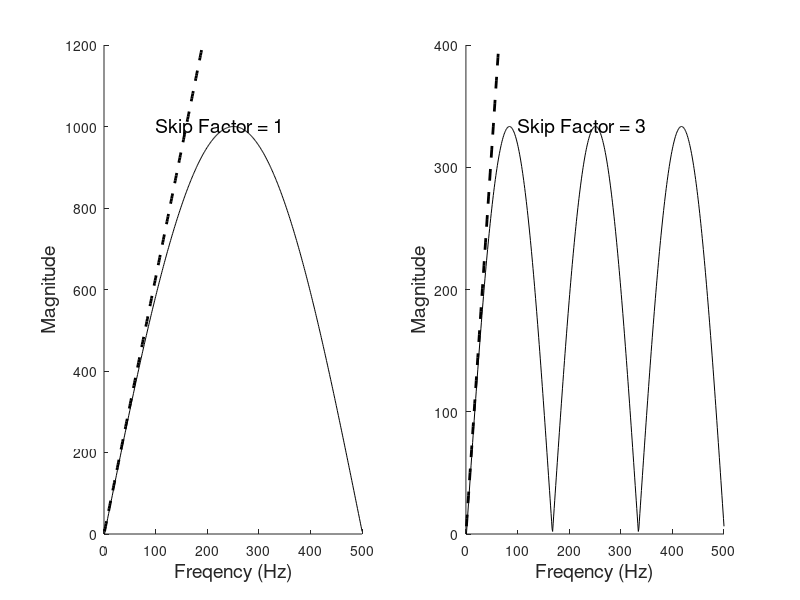

MATLAB code for this plot:
% Example 8.7  Program to determine the frequency response of
%    the two point central difference algorithm used for differentiation%

clear all, close all;
Ts = .001;			% Assume a Ts of 1 msec.
N = 1000;			% Assume 1 second of data;hence, N = 1000
Ln = [1 3];			% Define two different skip factors
for skip = 1:2       % Repeat for each skip factor
   L = Ln(skip);
   b = [1/(2*L*Ts) zeros(1,2*L-1) -1/(2*L*Ts)];
   H = abs(fft(b,N));	% Calculate frequency response using FFT
   subplot(1,2,skip);	% Plot the result
   hold on;
   plot(H(1:500),'k');	%Plot to fs/2
   axis([0 500 0 max(H)+.2*max(H)]);
   text(100,max(H),['Skip Factor = ',num2str(L)],'FontSize',14);
	xlabel('Freqency (Hz)','FontSize',14);
   ylabel('Magnitude','FontSize',14);
   y = (1:500) * 2 * pi;
   plot(y,'--k','LineWidth',2);	% Plot ideal derivative function
end
     
   